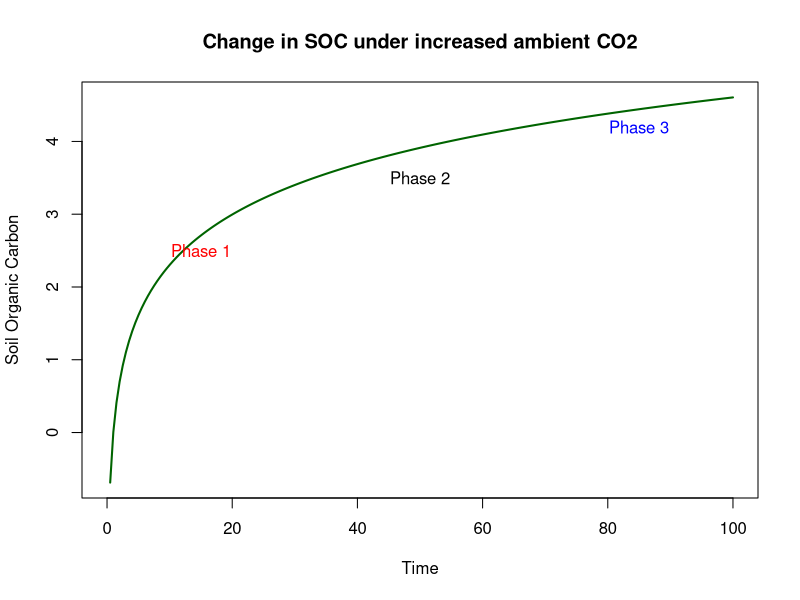

Source code (R):
## ---- chunk 1
knitr::opts_chunk$set(echo = TRUE)
## ---- chunk 2
library(dplyr)
library(lubridate)
library(tidyr)
library(readr)
library(stringr)
library(purrr)
## ---- chunk 3
df_soil_carbon_stocks <- read_delim(here::here("re_tidy/data/soil_carbon_stocks.csv"), 
    delim = "\t", trim_ws = TRUE)

# clean for empty rows#
for( i in 1:nrow(df_soil_carbon_stocks)) {
  if (all(is.na(df_soil_carbon_stocks[i,1:ncol(df_soil_carbon_stocks)]))) {
    df_soil_carbon_stocks <- df_soil_carbon_stocks[-i,]
}

}
nrow(df_soil_carbon_stocks )

#filling empty cells in "Experiment" column: 

for (i in 1:(nrow(df_soil_carbon_stocks) - 1)) {
  if (is.na(df_soil_carbon_stocks[i+1,1])) {
    df_soil_carbon_stocks[i+1,1] <- df_soil_carbon_stocks[i,1]
  } else {
    next
  }
}

# Making sure, numbers are stored as numeric objects: 
sapply(df_soil_carbon_stocks, class) # looks okey.

## ---- chunk 4
# Creating variable for log-response ratio:
df_soil_carbon_stocks$log_response_ration <-  log(df_soil_carbon_stocks$`g C m-2 mean increased CO2`/ df_soil_carbon_stocks$`g C m-2 mean ambient CO2`)

# creating variable indicating phase: 
df_soil_carbon_stocks$Phase <- df_soil_carbon_stocks$`Time (years)`
df_soil_carbon_stocks <- df_soil_carbon_stocks |> 
  mutate(Phase = case_when(
    Phase < 3 ~ 1,
    Phase >= 3 & Phase <= 6 ~ 2,
    Phase > 6 ~ 3
  ))

# defining the Phase-variable as factor (and naming it's values):
df_soil_carbon_stocks$Phase <- factor(df_soil_carbon_stocks$Phase, labels = c("early", "mid", "late"))

# I'm storying the cleaned and extended (by phase and log-response-ratio variables) data frame table as "*_ready.csv ()" (ready for analysis):
write.csv(df_soil_carbon_stocks, here::here("re_tidy/data/soil_carbon_stocks_ready.csv"), row.names =  FALSE)

## ---- chunk 5
df_log_response_ratio_aggregate <- df_soil_carbon_stocks |> 
  group_by(Phase) |> 
  summarise(log_response_ration = mean(log_response_ration))


knitr::kable(df_log_response_ratio_aggregate)
## ---- chunk 6
x <- seq(0, 100, length.out = 200)
y <- log(x)

plot(x, y, type = "l", lwd = 2, col = "darkgreen", 
     xlab = "Time", ylab = "Soil Organic Carbon", 
     main = "Change in SOC under increased ambient CO2")

text(15, 2.5, "Phase 1", col = "red")
text(50, 3.5, "Phase 2", col = "black")
text(85, 4.2, "Phase 3", col = "blue")

